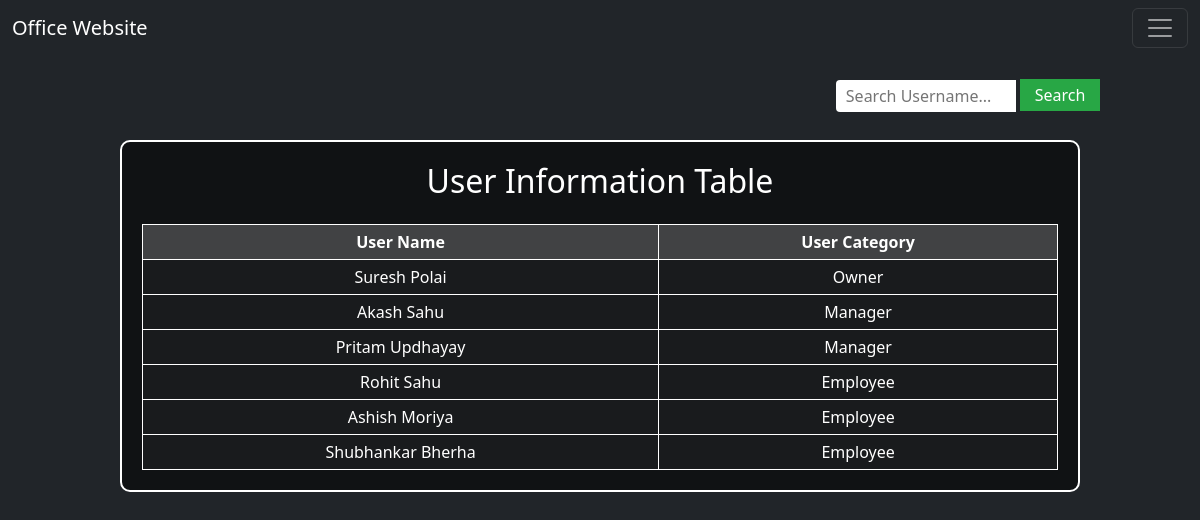
The app's page /user-table/ with its own data.
### home/models.py (models this page shows, shortened)
class Profile(models.Model):
    category = [
        ('Owner', 'Owner'),
        ('Manager', 'Manager'),
        ('Employee', 'Employee'),
        ('Internship', 'Internship')
    ]
    name = models.ForeignKey(User, on_delete=models.CASCADE)
    user_image = models.ImageField(upload_to='profile/', default='default_user/def_user.jpg')
    desc = models.TextField(max_length=5000, null=True, blank=True)
    contact_no = models.CharField(max_length=10)
    user_category = models.CharField(choices=category, default='Employee', max_length=50)

### home/views.py (the view, shortened to what this page needs)
# urls.py: path('user-table/', views.tablePageFunction, name='table'),
def tablePageFunction(request):
    profile = list(Profile.objects.all().values())
    for a1 in range(len(profile)):
        for a2 in range(len(profile)):
            if profile[a1]['user_category'][:1] > profile[a2]['user_category'][:1]:
                profile[a1], profile[a2] = profile[a2], profile[a1]
    lst = []; lst_data = []
    for i in profile:
        lst += [i['name_id']]
    for j in range(len(lst)):
        lst_data += [User.objects.get(id=lst[j])]
    zipped_data = zip(profile, lst_data)
    checkUserDataForTable = request.GET.get('search_user')
    print(checkUserDataForTable)
    print()
    context = {
        'zipped_data' : zipped_data
    }
    return render(request, 'table.html', context)

### templates/table.html (shortened to what this page needs)
{% extends 'base.html' %}
{% block body %}
<div class="search-bar">
    <form method="GET">
        <input type="text" name="search_user" placeholder="Search Username..." required>
        <button type="submit" class="btn-table-mt">Search</button>
    </form>
</div>
<div style="position: relative; top: 110px;">
    <div class="container table-container">
        <h2 class="text-center mb-4">User Information Table</h2>
        <table>
            <thead>
                <tr>
                    <th>User Name</th>
                    <th>User Category</th>
                </tr>
            </thead>
            <tbody>
                {% if zipped_data %}
                    {% for i, user in zipped_data %}
                        <tr>
                            <td>
                                <a href="{% url 'profile' user.id user.username 1 %}">
                                    {{ user.first_name }} {{ user.last_name }}
                                </a>
                            </td>
                            <td>
                                <a href="{% url 'profile' user.id user.username 1 %}">
                                    {{ i.user_category }}
                                </a>
                            </td>
                        </tr>
                    {% endfor %}
                {% else %}
                    <tr>
                        <td colspan="2">No users found.</td>
                    </tr>
                {% endif %}
            </tbody>
        </table>
    </div>
</div>
{% endblock %}

### templates/table.html (style rules this page uses)
body { background-color: rgb(33, 37, 41); color: white; }
.table-container { margin: 30px auto; padding: 20px; background-color: rgba(0, 0, 0, 0.5); border-radius: 10px; border: 2px solid white; width: 80%; }
.search-bar { position: absolute; top: 80px; right: 100px; display: flex; }
.search-bar input { flex: 1; padding: 10px; border: none; border-radius: 4px 0 0 4px; outline: none; font-size: 16px; height: 4vh; width: 15vw; }
.search-bar button { width: 80px; border: none; background-color: #28a745; color: white; cursor: pointer; outline: none; font-size: 16px; height: 4vh; }
table { width: 100%; border-collapse: collapse; }
th, td { text-align: center; padding: 5px; border: 1px solid white; }
th { background-color: rgba(255, 255, 255, 0.204); }
td { background-color: rgba(255, 255, 255, 0.04); }
a { color: white; text-decoration: none; }
.btn-table-mt { position: relative; top: -1px; }

### records on screen
Profile: first_name "Suresh", last_name "Polai", user_category "Owner"
Profile: first_name "Akash", last_name "Sahu", user_category "Manager"
Profile: first_name "Pritam", last_name "Updhayay", user_category "Manager"
Profile: first_name "Rohit", last_name "Sahu", user_category "Employee"
Profile: first_name "Ashish", last_name "Moriya", user_category "Employee"
Profile: first_name "Shubhankar", last_name "Bherha", user_category "Employee"
